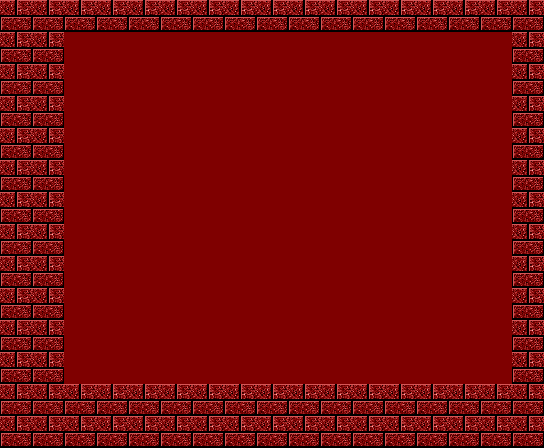

Rendered tile map (Tiled .tmx) drawn with the repository's tilesets; below, a short description and the full map source, tile grids included:
An orthogonal 17x14 tile map with 32x32 px tiles, 1 tile layer (Tile Layer 1).

<map version="1.2" tiledversion="1.2.1" orientation="orthogonal" renderorder="right-down" width="17" height="14" tilewidth="32" tileheight="32" infinite="0" nextlayerid="2" nextobjectid="1">
 <tileset firstgid="1" source="GameTileset.tsx" />
 <layer id="1" name="Tile Layer 1" width="17" height="14">
  <data encoding="csv">
1,1,1,1,1,1,1,1,1,1,1,1,1,1,1,1,1,
1,1,2,2,2,2,2,2,2,2,2,2,2,2,2,2,1,
1,1,2,2,2,2,2,2,2,2,2,2,2,2,2,2,1,
1,1,2,2,2,2,2,2,2,2,2,2,2,2,2,2,1,
1,1,2,2,2,2,2,2,2,2,2,2,2,2,2,2,1,
1,1,2,2,2,2,2,2,2,2,2,2,2,2,2,2,1,
1,1,2,2,2,2,2,2,2,2,2,2,2,2,2,2,1,
1,1,2,2,2,2,2,2,2,2,2,2,2,2,2,2,1,
1,1,2,2,2,2,2,2,2,2,2,2,2,2,2,2,1,
1,1,2,2,2,2,2,2,2,2,2,2,2,2,2,2,1,
1,1,2,2,2,2,2,2,2,2,2,2,2,2,2,2,1,
1,1,2,2,2,2,2,2,2,2,2,2,2,2,2,2,1,
1,1,1,1,1,1,1,1,1,1,1,1,1,1,1,1,1,
1,1,1,1,1,1,1,1,1,1,1,1,1,1,1,1,1
</data>
 </layer>
</map>